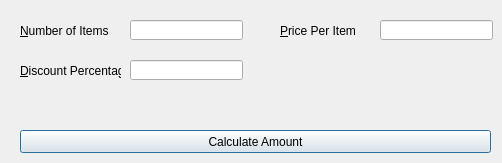
<?xml version="1.0" encoding="UTF-8"?>
<ui version="4.0">
 <class>Dialog</class>
 <widget class="QDialog" name="Dialog">
  <property name="geometry">
   <rect>
    <x>0</x>
    <y>0</y>
    <width>502</width>
    <height>163</height>
   </rect>
  </property>
  <property name="windowTitle">
   <string>Dialog</string>
  </property>
  <widget class="QLabel" name="labelNumItems">
   <property name="geometry">
    <rect>
     <x>20</x>
     <y>20</y>
     <width>101</width>
     <height>21</height>
    </rect>
   </property>
   <property name="text">
    <string>&amp;Number of Items</string>
   </property>
   <property name="buddy">
    <cstring>lineQuantity</cstring>
   </property>
  </widget>
  <widget class="QLabel" name="labelDiscountPercentage">
   <property name="geometry">
    <rect>
     <x>20</x>
     <y>60</y>
     <width>101</width>
     <height>21</height>
    </rect>
   </property>
   <property name="text">
    <string>&amp;Discount Percentage</string>
   </property>
   <property name="buddy">
    <cstring>lineDiscount</cstring>
   </property>
  </widget>
  <widget class="QLabel" name="labelPriceItem">
   <property name="geometry">
    <rect>
     <x>280</x>
     <y>20</y>
     <width>91</width>
     <height>21</height>
    </rect>
   </property>
   <property name="text">
    <string>&amp;Price Per Item</string>
   </property>
   <property name="buddy">
    <cstring>lineRate</cstring>
   </property>
  </widget>
  <widget class="QLabel" name="labelResult">
   <property name="geometry">
    <rect>
     <x>20</x>
     <y>100</y>
     <width>471</width>
     <height>16</height>
    </rect>
   </property>
   <property name="text">
    <string/>
   </property>
  </widget>
  <widget class="QLineEdit" name="lineQuantity">
   <property name="geometry">
    <rect>
     <x>130</x>
     <y>20</y>
     <width>113</width>
     <height>20</height>
    </rect>
   </property>
  </widget>
  <widget class="QLineEdit" name="lineRate">
   <property name="geometry">
    <rect>
     <x>380</x>
     <y>20</y>
     <width>113</width>
     <height>20</height>
    </rect>
   </property>
  </widget>
  <widget class="QLineEdit" name="lineDiscount">
   <property name="geometry">
    <rect>
     <x>130</x>
     <y>60</y>
     <width>113</width>
     <height>20</height>
    </rect>
   </property>
  </widget>
  <widget class="QPushButton" name="btnCalculate">
   <property name="geometry">
    <rect>
     <x>20</x>
     <y>130</y>
     <width>471</width>
     <height>23</height>
    </rect>
   </property>
   <property name="text">
    <string>Calculate Amount</string>
   </property>
  </widget>
 </widget>
 <tabstops>
  <tabstop>lineQuantity</tabstop>
  <tabstop>lineRate</tabstop>
  <tabstop>lineDiscount</tabstop>
  <tabstop>btnCalculate</tabstop>
 </tabstops>
 <resources/>
 <connections/>
</ui>
